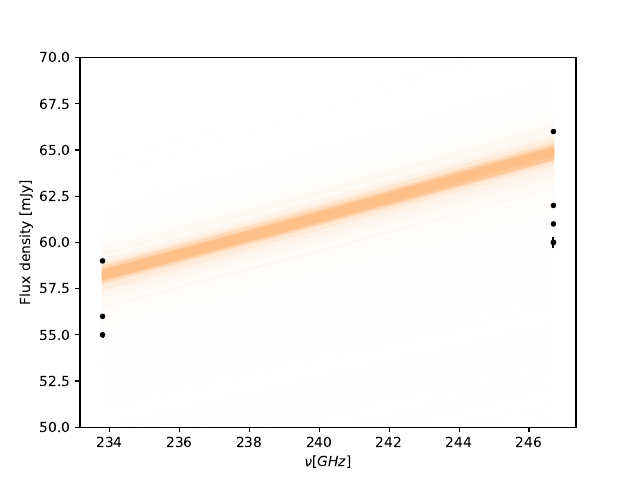

Here is the Python script that generated this plot:
import numpy as np
from matplotlib import pyplot as plt
import emcee
import corner
import sys
sys.path.insert(0,'../../')
from disk_model import *
from radmc.setup import *
from multiprocessing import Pool
import time 
from datetime import datetime
import shutil
import h5py

reader = emcee.backends.HDFBackend("progress.h5")


fig, axes = plt.subplots(4, figsize=(10, 10), sharex=True)
samples = reader.get_chain()
label = [r'log($a_{max}$)',r'$M_{*}$', r'log($\dot{M}$)', 'Radius [au]']
for i in range(4):
    ax = axes[i]
    ax.plot(samples[:, :, i], "k", alpha=0.3)
    ax.set_xlim(0, len(samples))
    ax.set_ylabel(label[i])
    ax.yaxis.set_label_coords(-0.1, 0.5)
# plt.show()
plt.savefig('chain_step.pdf', transparent = True)
plt.close()

flat_samples = reader.get_chain(flat=True)
fig = corner.corner(
    flat_samples, labels=label,
    show_titles=True, plot_datapoints=True, quantiles=[0.16, 0.5, 0.84])
fig.savefig('posterior.pdf', transparent=True)
plt.close()



observed_Freq = np.array([
                        #   233.8, 233.8,
                          233.8, 233.8, 233.8, 
                        #   246.7,
                          246.7, 246.7, 246.7, 246.7, 246.7,
                           # 95.0,  95.0,  95.0
                           ])
observed_Flux = np.array([   
                        #   91,    87,
                             56,    55,    59,
                            # 101,
                            62,    60,    60,    61,    66,
                            # 6.9,   7.2,   7.6
                            ])
err           = np.array([
                        #   0.730, 0.520,
                          0.054, 0.150, 0.029,
                        #   0.740,
                          0.120, 0.300, 0.220, 0.120, 0.040,
                          # 0.130, 0.040, 0.022
                          ])

model = np.load('record.npz')
nu = model['nu']
fnu = model['fnu']


for i in range(len(nu)):

    plt.plot(nu[i], fnu[i], "C1", alpha=0.005)
plt.errorbar(observed_Freq, observed_Flux, yerr=err, fmt=".k", capsize=0)
plt.xlabel('$\\nu [GHz]$')
plt.ylabel('Flux density [mJy]')
plt.ylim((50, 70))
plt.savefig('plot.pdf', transparent=True)
plt.close()
